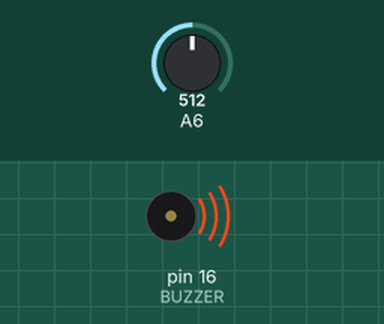
Bench run of a sketch on a simulated Arduino Uno, built with avr-gcc and run on an emulated ATmega328P. Parts: buzzer (waves = sounding). The inputs (shaded band) are chosen by the test bench; at power-on: A6 = 512.

Above: at 1.2 s.
1.3 s: A6 set to 806
4.3 s: A6 set to 828
At 5.5 s:
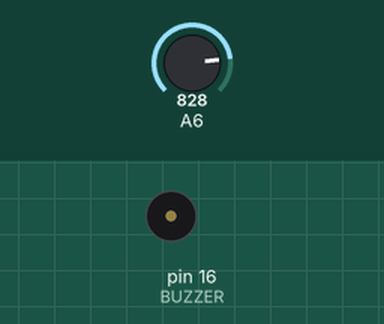
5.9 s: A6 set to 122
At 6.33 s:
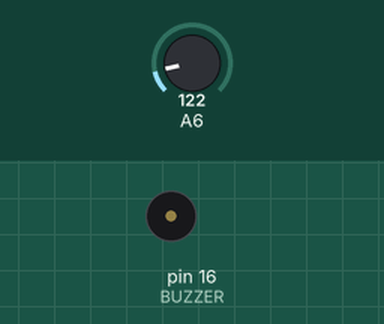
8.9 s: A6 set to 900
At 10.1 s:
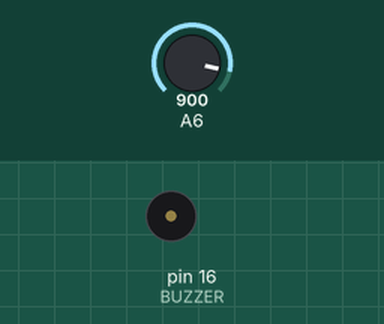
10.4 s: A6 set to 716
At 10.74 s:
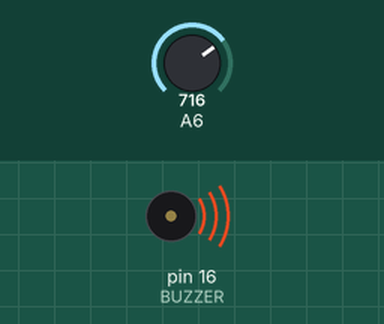
Timing chart, 0 to 14.4 s (numbered marks = the images above; inputs shaded):
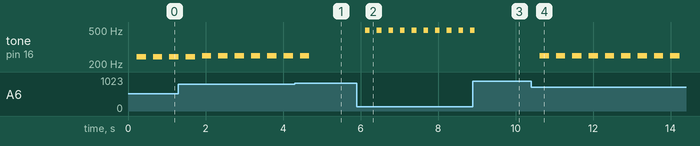

Measured:
- the behaviour switches between 819 and 820 on A6 (found by bisection; images 0 and 1)
- after the input at 4.3 s, tone on pin 16 (BUZZER): goes on until 4.7 s, then stays silent
- after the input at 5.9 s, tone on pin 16 (BUZZER): alternates 496 Hz for 0.12 s and silent for 0.18 s, starting after 0.22 s
- after the input at 8.9 s, tone on pin 16 (BUZZER): goes on until 9.0 s, then stays silent
- after the input at 10.4 s, tone on pin 16 (BUZZER): alternates 249 Hz for 0.24 s and silent for 0.18 s, starting after 0.23 s
- by itself, tone on pin 16 (BUZZER): plays 243 Hz for 0.24 s, 249 Hz for 0.24 s, 249 Hz for 0.24 s, 249 Hz for 0.24 s, 249 Hz for 0.24 s, 249 Hz for 0.24 s … (7 notes in this stretch)

The sketch:

key.ino
```cpp
#define BUZZER 16//buzzer io pin
#define Vr   5//reference voltage

float data=0xff;//save the button input value

void buzzer(void)//buzzer sound
{
  digitalWrite(BUZZER,HIGH);//turn it on
  delay(1);
  digitalWrite(BUZZER,LOW);//turn it off
  delay(10);
}


void setup()
{
  pinMode(BUZZER,OUTPUT);//init buzzer
}
void loop()
{
  data=analogRead(6);
  data = ((data * Vr) / 1024);

  if(data>4.50&&data<6.00)//no input
    return;
  else
  {
    if(data>=0.00&&data<0.80)//press button1
    {
      delay(180);//remove noise
      if(data>=0.00&&data<0.80)//confirm the button pressed
      {
        for(int i=0;i<60;i++)
        {
          digitalWrite(BUZZER,HIGH);//turn it on
          delay(1);
          digitalWrite(BUZZER,LOW);//turn it off
          delay(1);
        }
      }
    }
    else if(data>=0.8&&data<3)
    {
      delay(180);
      if(data>=0.8&&data<3)
      {
        for(int i=0;i<60;i++)
        {
          digitalWrite(BUZZER,HIGH);//turn it on
          delay(3);
          digitalWrite(BUZZER,LOW);//turn it off
          delay(1);
        }
      }
    }
    else if(data>=3&&data<4)
    {
      delay(180);
      if(data>=3&&data<4)
      {
        for(int i=0;i<60;i++)
        {
          digitalWrite(BUZZER,HIGH);//turn it on
          delay(2);
          digitalWrite(BUZZER,LOW);//turn it off
          delay(2);
        }
      }
    }
  }
}
```
